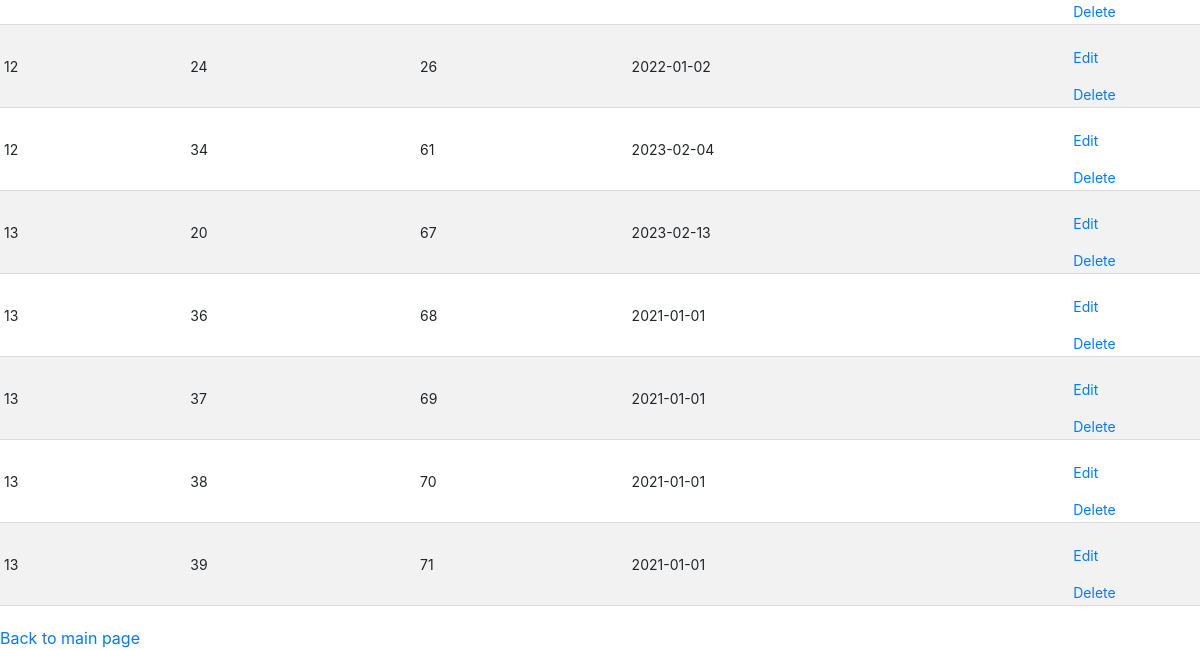
The app's page /pages/Employment/index.php (lower part), older data.
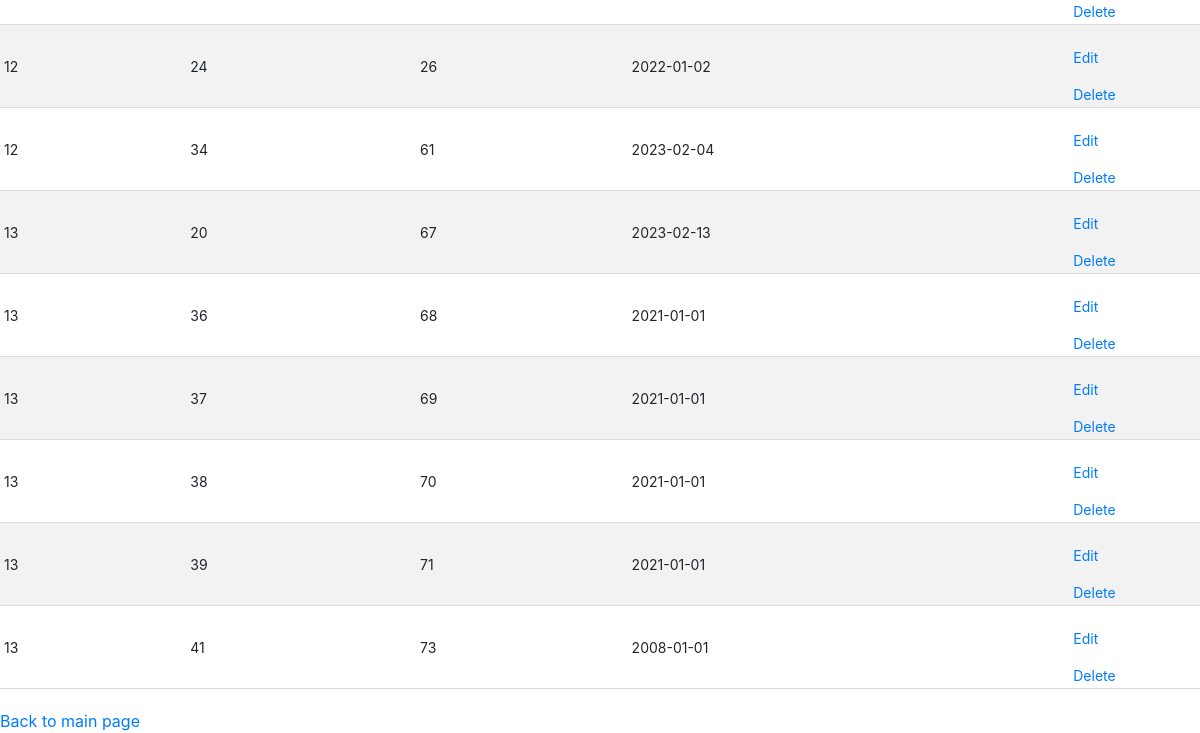
The same page, newer data.
### tables this page shows
CREATE TABLE Employment (
  FacilityID INT,
  EmployeeID INT,
  ContractID INT,
  StartDate DATE NOT NULL,
  EndDate DATE,
  PRIMARY KEY (FacilityID, EmployeeID, ContractID),
  FOREIGN KEY (FacilityID) REFERENCES Facilities(FacilityID),
  FOREIGN KEY (EmployeeID) REFERENCES Employees(EmployeeID),
  CHECK (COALESCE(EndDate, '9999-12-31') > StartDate)
);

### pages/Employment/index.php (the view, shortened to what this page needs)
<?php require_once '../../database.php';
    include '../header.php';
$statement = $conn->prepare('SELECT * FROM employment');
$statement->execute();
mysqli_stmt_bind_result($statement, $row['FacilityID'], $row['EmployeeID'], $row['ContractID'], $row['StartDate'], $row['EndDate'])
?>
<!DOCTYPE html>
<html lang="en">
<head>
    <link rel="stylesheet" href="../../pages/style.css">
</head>
<body>
    <table>
        <tbody>
            <?php while (mysqli_stmt_fetch($statement)) {?>
                <tr>
                    <td><?php echo $row['FacilityID'] ?></td>
                    <td><?php echo $row['EmployeeID'] ?></td>
                    <td><?php echo $row['ContractID'] ?></td>
                    <td><?php echo $row['StartDate'] ?></td>
                    <td><?php echo $row['EndDate'] ?></td>
                    <td>
                        <a href="./edit.php?FacilityID=<?php echo $row["FacilityID"] ?>&EmployeeID=<?php echo $row["EmployeeID"] ?>&ContractID=<?php echo $row["ContractID"] ?>">Edit</a>
                        <a href="./delete.php?FacilityID=<?php echo $row["FacilityID"] ?>&EmployeeID=<?php echo $row["EmployeeID"] ?>&ContractID=<?php echo $row["ContractID"] ?>">Delete</a>
                    </td>
                </tr>
            <?php }; ?>
        </tbody>
    </table>
    <a href="../../index.php">Back to main page</a>
</body>
</html>

Row changes from the older to the newer data that the page shows:
added employment: FacilityID "13", EmployeeID "41", ContractID "73", StartDate "2008-01-01"
